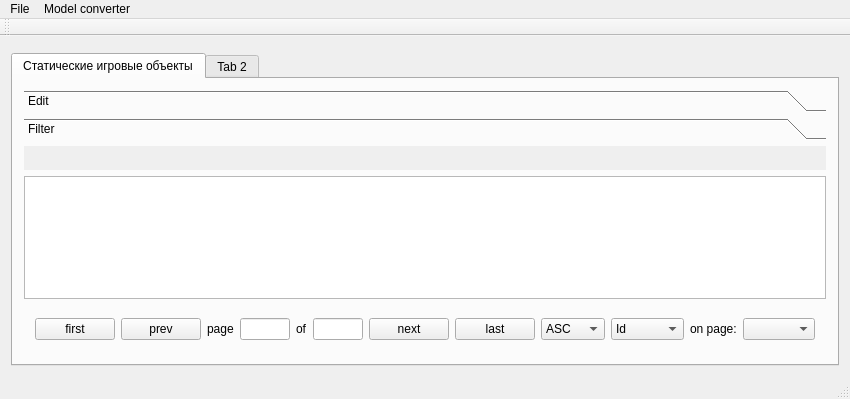
<?xml version="1.0" encoding="UTF-8"?>
<ui version="4.0">
 <class>GameEditorClass</class>
 <widget class="QMainWindow" name="GameEditorClass">
  <property name="geometry">
   <rect>
    <x>0</x>
    <y>0</y>
    <width>792</width>
    <height>399</height>
   </rect>
  </property>
  <property name="windowTitle">
   <string>GameEditor</string>
  </property>
  <widget class="QWidget" name="centralWidget">
   <layout class="QGridLayout" name="gridLayout">
    <item row="0" column="0">
     <layout class="QGridLayout" name="gridLayout_3">
      <item row="1" column="0">
       <widget class="QTabWidget" name="tabWidget">
        <property name="currentIndex">
         <number>0</number>
        </property>
        <widget class="QWidget" name="tab_11">
         <attribute name="title">
          <string>Статические игровые объекты</string>
         </attribute>
         <layout class="QGridLayout" name="gridLayout_5">
          <item row="1" column="0">
           <widget class="QTableView" name="staticGOTableView"/>
          </item>
          <item row="0" column="0">
           <widget class="QToolBox" name="toolBox">
            <property name="sizePolicy">
             <sizepolicy hsizetype="Preferred" vsizetype="Fixed">
              <horstretch>0</horstretch>
              <verstretch>0</verstretch>
             </sizepolicy>
            </property>
            <property name="minimumSize">
             <size>
              <width>0</width>
              <height>80</height>
             </size>
            </property>
            <property name="maximumSize">
             <size>
              <width>16777215</width>
              <height>80</height>
             </size>
            </property>
            <property name="currentIndex">
             <number>1</number>
            </property>
            <widget class="QWidget" name="editToolPageSGOTable">
             <property name="geometry">
              <rect>
               <x>0</x>
               <y>0</y>
               <width>748</width>
               <height>26</height>
              </rect>
             </property>
             <attribute name="label">
              <string>Edit</string>
             </attribute>
             <widget class="QWidget" name="layoutWidget">
              <property name="geometry">
               <rect>
                <x>0</x>
                <y>0</y>
                <width>332</width>
                <height>25</height>
               </rect>
              </property>
              <layout class="QHBoxLayout" name="horizontalLayout">
               <item>
                <widget class="QPushButton" name="addStaticGOBtn">
                 <property name="text">
                  <string>Добавить</string>
                 </property>
                </widget>
               </item>
               <item>
                <widget class="QPushButton" name="editStaticGOBtn">
                 <property name="enabled">
                  <bool>false</bool>
                 </property>
                 <property name="text">
                  <string>Редактировать</string>
                 </property>
                 <property name="checkable">
                  <bool>false</bool>
                 </property>
                </widget>
               </item>
               <item>
                <widget class="QPushButton" name="deleteStaticGOBtn">
                 <property name="enabled">
                  <bool>false</bool>
                 </property>
                 <property name="text">
                  <string>Удалить</string>
                 </property>
                </widget>
               </item>
               <item>
                <widget class="QPushButton" name="previewStaticGOBtn">
                 <property name="enabled">
                  <bool>false</bool>
                 </property>
                 <property name="text">
                  <string>Просмотр</string>
                 </property>
                </widget>
               </item>
              </layout>
             </widget>
            </widget>
            <widget class="QWidget" name="filterToolPageSGOTable">
             <property name="geometry">
              <rect>
               <x>0</x>
               <y>0</y>
               <width>748</width>
               <height>26</height>
              </rect>
             </property>
             <attribute name="label">
              <string>Filter</string>
             </attribute>
             <widget class="QWidget" name="layoutWidget">
              <property name="geometry">
               <rect>
                <x>10</x>
                <y>0</y>
                <width>523</width>
                <height>22</height>
               </rect>
              </property>
              <layout class="QHBoxLayout" name="horizontalLayout_3">
               <item>
                <widget class="QLabel" name="filterSGONameLbl">
                 <property name="text">
                  <string>name</string>
                 </property>
                </widget>
               </item>
               <item>
                <widget class="QLineEdit" name="filterSGONameTxt"/>
               </item>
               <item>
                <widget class="QLabel" name="filterSGOModelLbl">
                 <property name="text">
                  <string>model</string>
                 </property>
                </widget>
               </item>
               <item>
                <widget class="QLineEdit" name="filterSGOModelTxt"/>
               </item>
               <item>
                <widget class="QLabel" name="filterSGOMaterialLbl">
                 <property name="text">
                  <string>material</string>
                 </property>
                </widget>
               </item>
               <item>
                <widget class="QLineEdit" name="filterSGOMaterialTxt"/>
               </item>
              </layout>
             </widget>
            </widget>
           </widget>
          </item>
          <item row="2" column="0">
           <widget class="QWidget" name="paginationWidget" native="true">
            <property name="sizePolicy">
             <sizepolicy hsizetype="Expanding" vsizetype="Fixed">
              <horstretch>0</horstretch>
              <verstretch>0</verstretch>
             </sizepolicy>
            </property>
            <property name="minimumSize">
             <size>
              <width>0</width>
              <height>48</height>
             </size>
            </property>
            <property name="maximumSize">
             <size>
              <width>16777215</width>
              <height>50</height>
             </size>
            </property>
            <layout class="QGridLayout" name="gridLayout_2">
             <item row="0" column="0">
              <layout class="QHBoxLayout" name="horizontalLayout_2">
               <item>
                <widget class="QPushButton" name="SGOTableFirstPageBtn">
                 <property name="sizePolicy">
                  <sizepolicy hsizetype="Fixed" vsizetype="Fixed">
                   <horstretch>0</horstretch>
                   <verstretch>0</verstretch>
                  </sizepolicy>
                 </property>
                 <property name="text">
                  <string>first</string>
                 </property>
                </widget>
               </item>
               <item>
                <widget class="QPushButton" name="SGOTablePrevPageBtn">
                 <property name="sizePolicy">
                  <sizepolicy hsizetype="Fixed" vsizetype="Fixed">
                   <horstretch>0</horstretch>
                   <verstretch>0</verstretch>
                  </sizepolicy>
                 </property>
                 <property name="text">
                  <string>prev</string>
                 </property>
                </widget>
               </item>
               <item>
                <widget class="QLabel" name="SGOTablePageLbl">
                 <property name="sizePolicy">
                  <sizepolicy hsizetype="Fixed" vsizetype="Preferred">
                   <horstretch>0</horstretch>
                   <verstretch>0</verstretch>
                  </sizepolicy>
                 </property>
                 <property name="text">
                  <string>page</string>
                 </property>
                </widget>
               </item>
               <item>
                <widget class="QLineEdit" name="SGOTablePageTxt">
                 <property name="sizePolicy">
                  <sizepolicy hsizetype="Fixed" vsizetype="Fixed">
                   <horstretch>0</horstretch>
                   <verstretch>0</verstretch>
                  </sizepolicy>
                 </property>
                 <property name="minimumSize">
                  <size>
                   <width>50</width>
                   <height>0</height>
                  </size>
                 </property>
                 <property name="maximumSize">
                  <size>
                   <width>50</width>
                   <height>16777215</height>
                  </size>
                 </property>
                 <property name="alignment">
                  <set>Qt::AlignRight|Qt::AlignTrailing|Qt::AlignVCenter</set>
                 </property>
                </widget>
               </item>
               <item>
                <widget class="QLabel" name="SGOTableOfLbl">
                 <property name="sizePolicy">
                  <sizepolicy hsizetype="Fixed" vsizetype="Preferred">
                   <horstretch>0</horstretch>
                   <verstretch>0</verstretch>
                  </sizepolicy>
                 </property>
                 <property name="text">
                  <string>of</string>
                 </property>
                </widget>
               </item>
               <item>
                <widget class="QLineEdit" name="SGOTablePageCountTxt">
                 <property name="enabled">
                  <bool>true</bool>
                 </property>
                 <property name="sizePolicy">
                  <sizepolicy hsizetype="Fixed" vsizetype="Fixed">
                   <horstretch>0</horstretch>
                   <verstretch>0</verstretch>
                  </sizepolicy>
                 </property>
                 <property name="minimumSize">
                  <size>
                   <width>50</width>
                   <height>0</height>
                  </size>
                 </property>
                 <property name="maximumSize">
                  <size>
                   <width>50</width>
                   <height>16777215</height>
                  </size>
                 </property>
                 <property name="alignment">
                  <set>Qt::AlignRight|Qt::AlignTrailing|Qt::AlignVCenter</set>
                 </property>
                 <property name="readOnly">
                  <bool>true</bool>
                 </property>
                </widget>
               </item>
               <item>
                <widget class="QPushButton" name="SGOTableNextBtn">
                 <property name="sizePolicy">
                  <sizepolicy hsizetype="Fixed" vsizetype="Fixed">
                   <horstretch>0</horstretch>
                   <verstretch>0</verstretch>
                  </sizepolicy>
                 </property>
                 <property name="text">
                  <string>next</string>
                 </property>
                </widget>
               </item>
               <item>
                <widget class="QPushButton" name="SGOTableLastBtn">
                 <property name="sizePolicy">
                  <sizepolicy hsizetype="Fixed" vsizetype="Fixed">
                   <horstretch>0</horstretch>
                   <verstretch>0</verstretch>
                  </sizepolicy>
                 </property>
                 <property name="text">
                  <string>last</string>
                 </property>
                </widget>
               </item>
               <item>
                <widget class="QComboBox" name="SGOTableOrdrerDir">
                 <property name="sizePolicy">
                  <sizepolicy hsizetype="Fixed" vsizetype="Fixed">
                   <horstretch>0</horstretch>
                   <verstretch>0</verstretch>
                  </sizepolicy>
                 </property>
                 <item>
                  <property name="text">
                   <string>ASC</string>
                  </property>
                 </item>
                 <item>
                  <property name="text">
                   <string>DESC</string>
                  </property>
                 </item>
                </widget>
               </item>
               <item>
                <widget class="QComboBox" name="SGOTableSortField">
                 <property name="sizePolicy">
                  <sizepolicy hsizetype="Fixed" vsizetype="Fixed">
                   <horstretch>0</horstretch>
                   <verstretch>0</verstretch>
                  </sizepolicy>
                 </property>
                 <item>
                  <property name="text">
                   <string>Id</string>
                  </property>
                 </item>
                 <item>
                  <property name="text">
                   <string>name</string>
                  </property>
                 </item>
                 <item>
                  <property name="text">
                   <string>model</string>
                  </property>
                 </item>
                 <item>
                  <property name="text">
                   <string>material</string>
                  </property>
                 </item>
                </widget>
               </item>
               <item>
                <widget class="QLabel" name="SGOTableOnPageLbl">
                 <property name="sizePolicy">
                  <sizepolicy hsizetype="Fixed" vsizetype="Preferred">
                   <horstretch>0</horstretch>
                   <verstretch>0</verstretch>
                  </sizepolicy>
                 </property>
                 <property name="text">
                  <string>on page:</string>
                 </property>
                </widget>
               </item>
               <item>
                <widget class="QComboBox" name="SGOTableOnPage">
                 <property name="sizePolicy">
                  <sizepolicy hsizetype="Fixed" vsizetype="Fixed">
                   <horstretch>0</horstretch>
                   <verstretch>0</verstretch>
                  </sizepolicy>
                 </property>
                </widget>
               </item>
              </layout>
             </item>
            </layout>
           </widget>
          </item>
         </layout>
        </widget>
        <widget class="QWidget" name="tab_12">
         <attribute name="title">
          <string>Tab 2</string>
         </attribute>
        </widget>
       </widget>
      </item>
      <item row="0" column="0">
       <widget class="QWidget" name="widget" native="true"/>
      </item>
     </layout>
    </item>
   </layout>
  </widget>
  <widget class="QMenuBar" name="menuBar">
   <property name="geometry">
    <rect>
     <x>0</x>
     <y>0</y>
     <width>792</width>
     <height>21</height>
    </rect>
   </property>
   <widget class="QMenu" name="menuFile">
    <property name="title">
     <string>File</string>
    </property>
   </widget>
   <widget class="QMenu" name="menuMeshConverter">
    <property name="title">
     <string>Model converter</string>
    </property>
    <addaction name="actionObjConverter"/>
   </widget>
   <addaction name="menuFile"/>
   <addaction name="menuMeshConverter"/>
  </widget>
  <widget class="QStatusBar" name="statusBar"/>
  <widget class="QToolBar" name="mainToolBar">
   <attribute name="toolBarArea">
    <enum>TopToolBarArea</enum>
   </attribute>
   <attribute name="toolBarBreak">
    <bool>false</bool>
   </attribute>
  </widget>
  <action name="actionObjConverter">
   <property name="text">
    <string>.obj convert</string>
   </property>
  </action>
 </widget>
 <layoutdefault spacing="6" margin="11"/>
 <resources>
  <include location="GameEditor.qrc"/>
 </resources>
 <connections/>
</ui>
